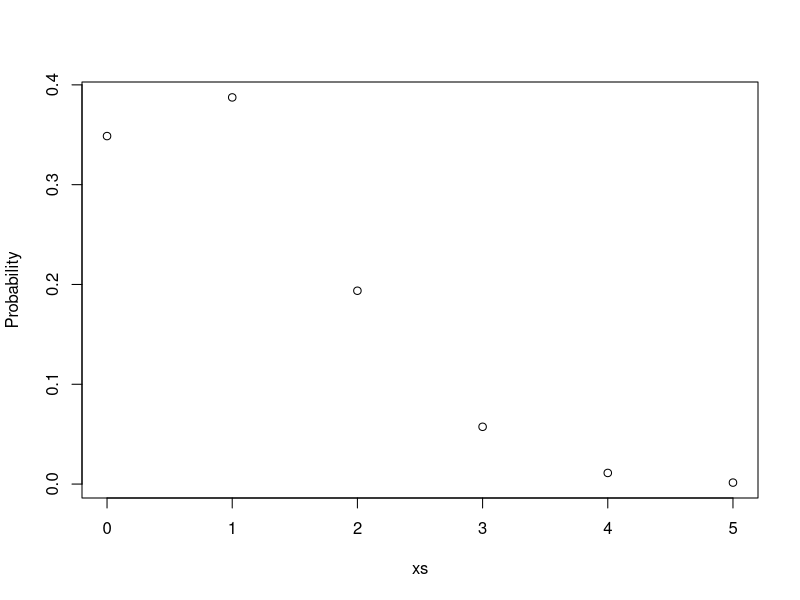

Here is the R script that generated this plot:
#  From Jotun Hein, Mikkel H. Schierup and Carsten Wiuft, 'Gene genealogies, variation and evolution', 2005

# Equation1.1. page 14
# No idea what it does exactly
Equation_1_1 <- function(v_i,N)
{
  k <- v_i
  p <- choose(2 * N,k) * ((1 / (2.0 * N)) ^ k) * ((1 - (1 / (2.0 * N))) ^ ((2*N) - k))
  return (p)
}


N <- 5

xs <- seq(0,5)
ys <- c()
for (x in xs)
{
  y <- Equation_1_1(v_i = x,N = N)
  if (length(ys) == 0) {
    ys <- y 
  } else {
    ys <- c(ys,y) 
  }
}
plot(
  xs,ys,
  ylab="Probability"
)